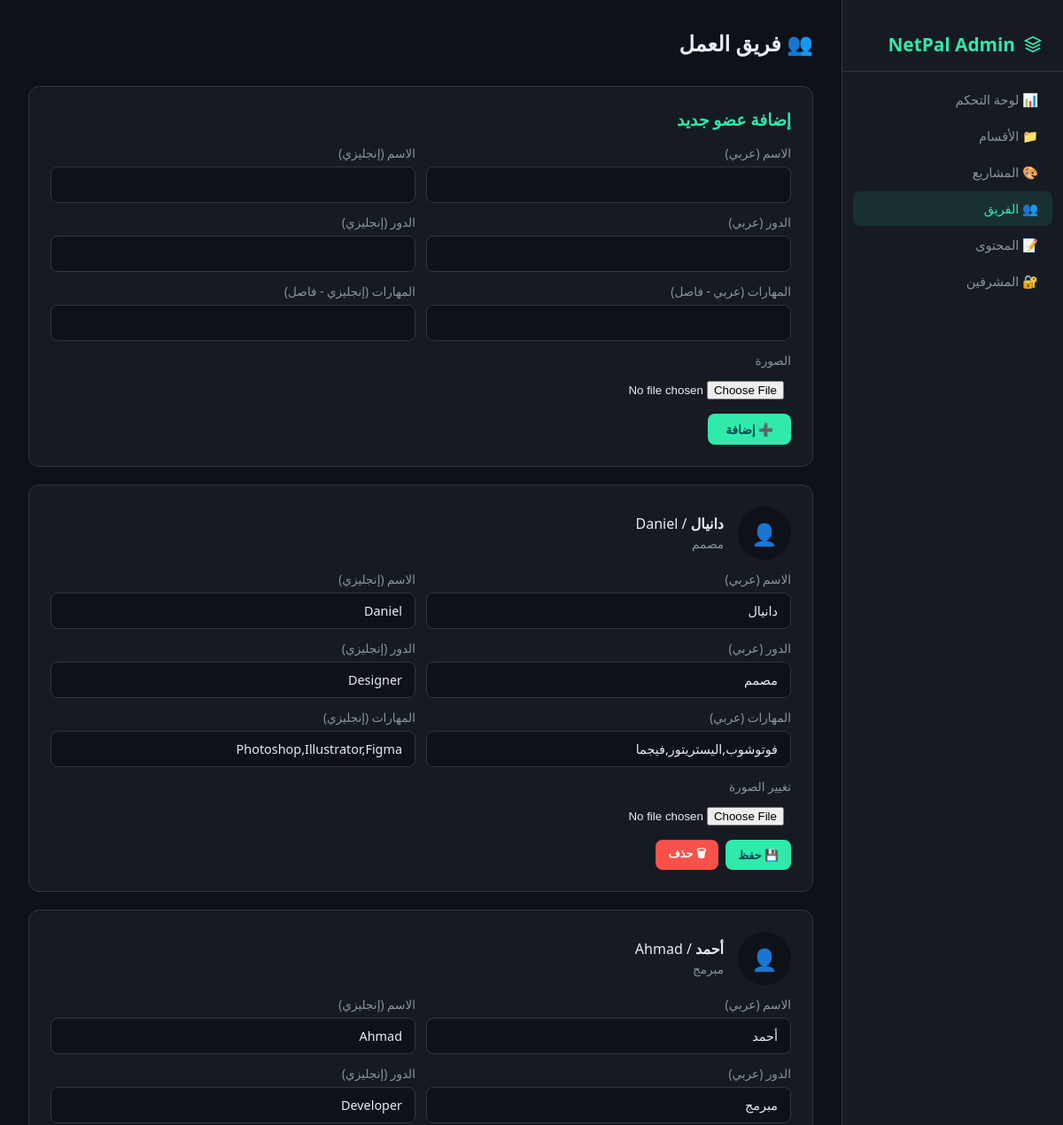
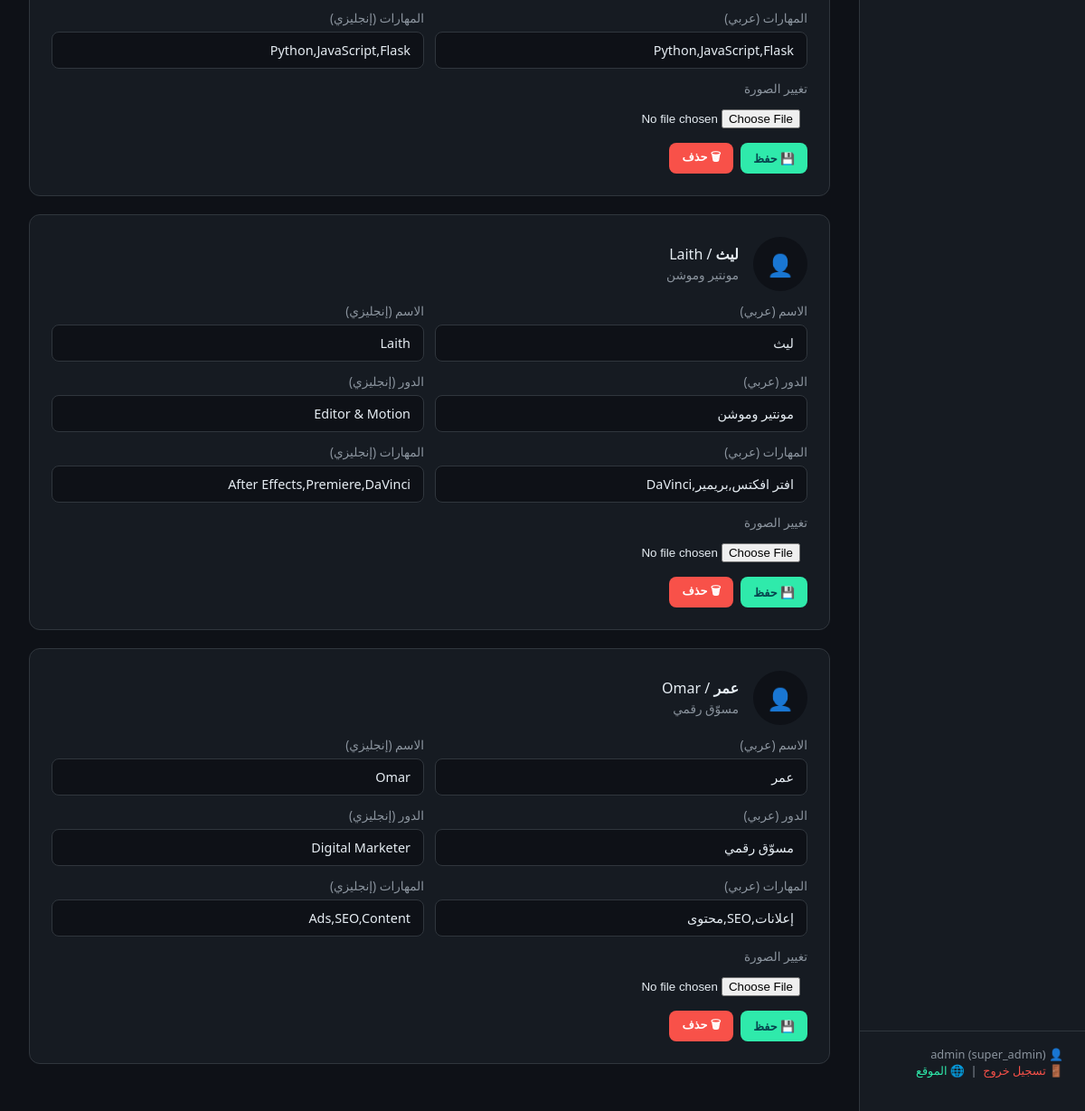
The app's page /admin/team (signed in) with its own data (2 pictures, top to bottom).
### app.py (models this page shows)
class Admin(UserMixin, db.Model):
    id = db.Column(db.Integer, primary_key=True)
    username = db.Column(db.String(50), unique=True, nullable=False)
    password_hash = db.Column(db.String(255), nullable=False)
    role = db.Column(db.String(20), nullable=False, default='admin')
    can_manage_projects  = db.Column(db.Boolean, default=True)
    can_manage_sections  = db.Column(db.Boolean, default=True)
    can_manage_content   = db.Column(db.Boolean, default=True)
    can_manage_team      = db.Column(db.Boolean, default=True)
    can_manage_logo      = db.Column(db.Boolean, default=False)
    can_manage_admins    = db.Column(db.Boolean, default=False)

class TeamMember(db.Model):
    id        = db.Column(db.Integer, primary_key=True)
    name_ar   = db.Column(db.String(100), nullable=False)
    name_en   = db.Column(db.String(100), nullable=False)
    role_ar   = db.Column(db.String(100), nullable=False)
    role_en   = db.Column(db.String(100), nullable=False)
    skills_ar = db.Column(db.Text)
    skills_en = db.Column(db.Text)
    image     = db.Column(db.String(255))

### app.py (the view)
@app.route('/admin/team')
@perm_required('can_manage_team')
def admin_team():
    return render_template('admin/about.html', members=TeamMember.query.all())

### app.py (called while the page is built)
@login_manager.user_loader
def load_user(uid):
    return db.session.get(Admin, int(uid))

def perm_required(perm):
    def dec(f):
        @wraps(f)
        @login_required
        def decorated(*a, **kw):
            if current_user.role == 'super_admin':
                return f(*a, **kw)
            if not getattr(current_user, perm, False):
                abort(403)
            return f(*a, **kw)
        return decorated
    return dec

### templates/admin/about.html
{% extends "admin/base.html" %}
{% block admin_content %}
<div class="admin-header"><h1>👥 فريق العمل</h1></div>
<div class="card">
    <h3>إضافة عضو جديد</h3>
    <form method="POST" action="{{ url_for('admin_team_add') }}" enctype="multipart/form-data">
        <div class="form-row">
            <div class="form-group"><label>الاسم (عربي)</label><input type="text" name="name_ar" required></div>
            <div class="form-group"><label>الاسم (إنجليزي)</label><input type="text" name="name_en" required></div>
        </div>
        <div class="form-row">
            <div class="form-group"><label>الدور (عربي)</label><input type="text" name="role_ar" required></div>
            <div class="form-group"><label>الدور (إنجليزي)</label><input type="text" name="role_en" required></div>
        </div>
        <div class="form-row">
            <div class="form-group"><label>المهارات (عربي - فاصل)</label><input type="text" name="skills_ar"></div>
            <div class="form-group"><label>المهارات (إنجليزي - فاصل)</label><input type="text" name="skills_en"></div>
        </div>
        <div class="form-group"><label>الصورة</label><input type="file" name="image" accept="image/*" style="padding:8px"></div>
        <button type="submit" class="btn btn-primary" style="margin-top:8px">➕ إضافة</button>
    </form>
</div>
{% for m in members %}
<div class="card">
    <form method="POST" action="{{ url_for('admin_team_edit', tid=m.id) }}" enctype="multipart/form-data">
        <div style="display:flex;gap:16px;align-items:center;margin-bottom:12px">
            {% if m.image %}
            <img src="/static/uploads/{{ m.image }}" style="width:60px;height:60px;border-radius:50%;object-fit:cover;border:2px solid var(--primary)">
            {% else %}
            <div style="width:60px;height:60px;border-radius:50%;background:var(--bg);display:flex;align-items:center;justify-content:center;font-size:1.5rem">👤</div>
            {% endif %}
            <div><strong>{{ m.name_ar }}</strong> / {{ m.name_en }}<br><span style="color:var(--text2);font-size:.85rem">{{ m.role_ar }}</span></div>
        </div>
        <div class="form-row">
            <div class="form-group"><label>الاسم (عربي)</label><input type="text" name="name_ar" value="{{ m.name_ar }}" required></div>
            <div class="form-group"><label>الاسم (إنجليزي)</label><input type="text" name="name_en" value="{{ m.name_en }}" required></div>
        </div>
        <div class="form-row">
            <div class="form-group"><label>الدور (عربي)</label><input type="text" name="role_ar" value="{{ m.role_ar }}" required></div>
            <div class="form-group"><label>الدور (إنجليزي)</label><input type="text" name="role_en" value="{{ m.role_en }}" required></div>
        </div>
        <div class="form-row">
            <div class="form-group"><label>المهارات (عربي)</label><input type="text" name="skills_ar" value="{{ m.skills_ar }}"></div>
            <div class="form-group"><label>المهارات (إنجليزي)</label><input type="text" name="skills_en" value="{{ m.skills_en }}"></div>
        </div>
        <div class="form-group"><label>تغيير الصورة</label><input type="file" name="image" accept="image/*" style="padding:8px"></div>
        <div style="display:flex;gap:8px;margin-top:8px">
            <button type="submit" class="btn btn-primary btn-sm">💾 حفظ</button>
            <a href="{{ url_for('admin_team_delete', tid=m.id) }}" class="btn btn-danger btn-sm" onclick="return confirm('حذف العضو؟')">🗑 حذف</a>
        </div>
    </form>
</div>
{% endfor %}
{% endblock %}

### templates/admin/base.html (shortened to what this page needs)
<!DOCTYPE html>
<html lang="ar" dir="rtl">
<head>
</head>
<body>
    <aside class="sidebar">
        <div class="sidebar-brand">
            <svg viewBox="0 0 24 24" fill="none" stroke="currentColor" stroke-width="2"><path d="M12 2L2 7l10 5 10-5-10-5zM2 17l10 5 10-5M2 12l10 5 10-5"/></svg>
            NetPal Admin
        </div>
        <nav class="sidebar-nav">
            <a href="{{ url_for('admin_dashboard') }}" class="{% if request.endpoint == 'admin_dashboard' %}active{% endif %}">📊 لوحة التحكم</a>
            {% if current_user.role == 'super_admin' or current_user.can_manage_sections %}
            <a href="{{ url_for('admin_sections') }}" class="{% if 'section' in request.endpoint %}active{% endif %}">📁 الأقسام</a>
            {% endif %}
            {% if current_user.role == 'super_admin' or current_user.can_manage_projects %}
            <a href="{{ url_for('admin_projects') }}" class="{% if 'project' in request.endpoint %}active{% endif %}">🎨 المشاريع</a>
            {% endif %}
            {% if current_user.role == 'super_admin' or current_user.can_manage_team %}
            <a href="{{ url_for('admin_team') }}" class="{% if 'team' in request.endpoint %}active{% endif %}">👥 الفريق</a>
            {% endif %}
            {% if current_user.role == 'super_admin' or current_user.can_manage_content %}
            <a href="{{ url_for('admin_content') }}" class="{% if 'content' in request.endpoint %}active{% endif %}">📝 المحتوى</a>
            {% endif %}
            {% if current_user.role == 'super_admin' %}
            <a href="{{ url_for('admin_admins') }}" class="{% if 'admins' in request.endpoint %}active{% endif %}">🔐 المشرفين</a>
            {% endif %}
        </nav>
        <div class="sidebar-footer">
            👤 {{ current_user.username }} ({{ current_user.role }})<br>
            <a href="{{ url_for('admin_logout') }}">🚪 تسجيل خروج</a>
            &nbsp;|&nbsp; <a href="/" style="color:var(--primary)">🌐 الموقع</a>
        </div>
    </aside>
    <main class="admin-main">
        {% block admin_content %}{% endblock %}
    </main>
</body>
</html>

### templates/admin/base.html (style rules this page uses)
* { margin:0;padding:0;box-sizing:border-box }
:root { --primary:#2FEAAB;--dark:#07444E;--bg:#0e1117;--surface:#161b22;--border:#30363d;--text:#e6edf3;--text2:#8b949e;--radius:12px;--danger:#f85149;--success:#2FEAAB }
body { font-family:'Segoe UI',Tahoma,sans-serif;background:var(--bg);color:var(--text);display:flex;min-height:100vh }
a { color:inherit;text-decoration:none }
.sidebar { width:250px;background:var(--surface);border-left:1px solid var(--border);padding:20px 0;display:flex;flex-direction:column;position:fixed;top:0;bottom:0;right:0;z-index:100 }
.sidebar-brand { padding:16px 24px;font-size:1.3rem;font-weight:700;color:var(--primary);border-bottom:1px solid var(--border);margin-bottom:12px;display:flex;align-items:center;gap:10px }
.sidebar-brand svg { width:20px;height:20px }
.sidebar-nav { flex:1;display:flex;flex-direction:column;gap:2px;padding:0 12px }
.sidebar-nav a { display:flex;align-items:center;gap:10px;padding:10px 16px;border-radius:8px;font-size:.9rem;transition:background .2s;color:var(--text2) }
.sidebar-nav a:hover,.sidebar-nav a.active { background:rgba(47,234,171,.1);color:var(--primary) }
.sidebar-footer { padding:16px 24px;border-top:1px solid var(--border);font-size:.8rem;color:var(--text2) }
.sidebar-footer a { color:var(--danger) }
.admin-main { margin-right:250px;flex:1;padding:32px;min-height:100vh }
.admin-header { display:flex;align-items:center;justify-content:space-between;margin-bottom:32px }
.admin-header h1 { font-size:1.5rem }
.card { background:var(--surface);border:1px solid var(--border);border-radius:var(--radius);padding:24px;margin-bottom:20px }
.card h3 { margin-bottom:16px;color:var(--primary) }
.form-row { display:flex;gap:12px;margin-bottom:12px;flex-wrap:wrap }
.form-group { flex:1;min-width:200px }
.form-group label { display:block;margin-bottom:6px;font-size:.85rem;color:var(--text2) }
input[type="text"],input[type="password"],input[type="number"],input[type="email"],input[type="url"],textarea,select { width:100%;padding:10px 14px;background:var(--bg);border:1px solid var(--border);border-radius:8px;color:var(--text);font-size:.9rem;font-family:inherit }
.btn { display:inline-flex;align-items:center;gap:6px;padding:8px 20px;border-radius:8px;font-size:.85rem;font-weight:600;border:none;cursor:pointer;transition:all .2s;font-family:inherit }
.btn-primary { background:var(--primary);color:var(--dark) }
.btn-danger { background:var(--danger);color:#fff }
.btn-sm { padding:6px 14px;font-size:.8rem }

### records on screen
Admin: username "admin", role "super_admin"
TeamMember: name_ar "دانيال", name_en "Daniel", role_ar "مصمم", role_en "Designer", skills_ar "فوتوشوب,اليستريتور,فيجما", skills_en "Photoshop,Illustrator,Figma"
TeamMember: name_ar "أحمد", name_en "Ahmad", role_ar "مبرمج", role_en "Developer", skills_ar "Python,JavaScript,Flask", skills_en "Python,JavaScript,Flask"
TeamMember: name_ar "ليث", name_en "Laith", role_ar "مونتير وموشن", role_en "Editor & Motion", skills_ar "افتر افكتس,بريمير,DaVinci", skills_en "After Effects,Premiere,DaVinci"
TeamMember: name_ar "عمر", name_en "Omar", role_ar "مسوّق رقمي", role_en "Digital Marketer", skills_ar "إعلانات,SEO,محتوى", skills_en "Ads,SEO,Content"
